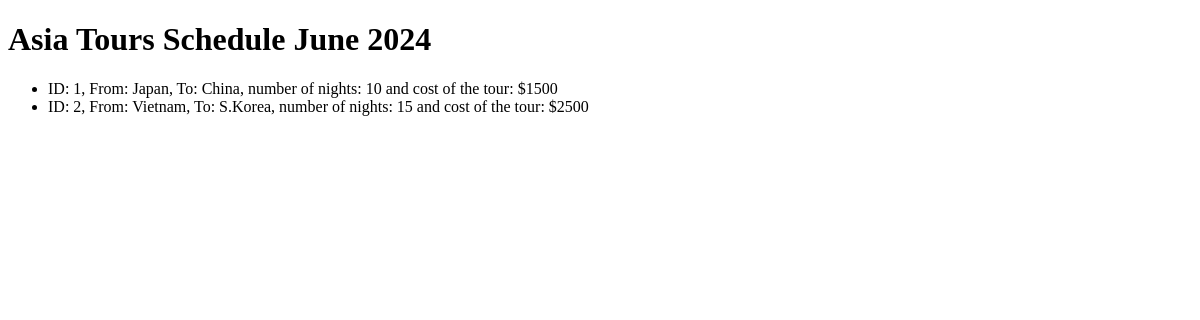
The app's page /, older data.
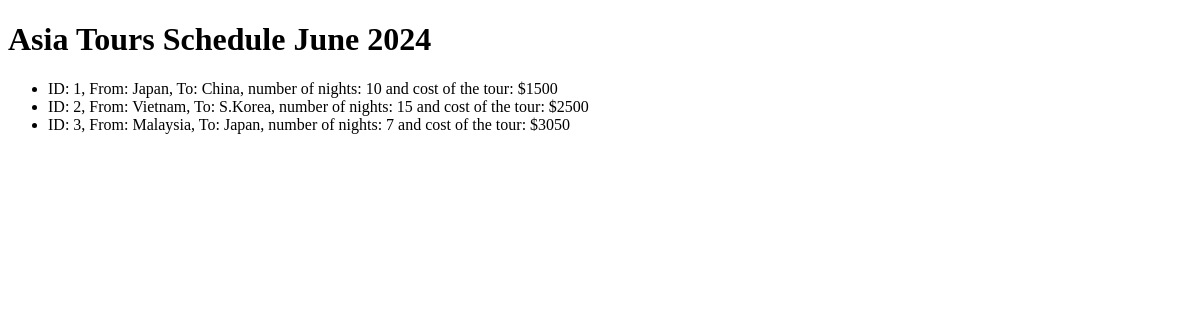
The same page, newer data.
### asiatoursagency/models.py (models this page shows)
class Tour(models.Model):
    origin_country = models.CharField(max_length=64)
    destination_country = models.CharField(max_length=64)
    number_of_nights = models.IntegerField()
    price = models.IntegerField()
    def __str__(self):
        return f"ID: {self.id}, From: {self.origin_country}, To: {self.destination_country}, number of nights: {self.number_of_nights} and cost of the tour: ${self.price}"

### asiatoursagency/views.py (the view)
# urls.py: path("", views.index, name="index"),
def index(request):
    tours = Tour.objects.all()
    context = {"tours": tours}
    return render(request, "tours/index.html", context)

### asiatoursagency/templates/tours/index.html (shortened to what this page needs)
<!DOCTYPE html>
<html lang="en">
  <head>
  </head>
  <body>
    <h1>Asia Tours Schedule June 2024</h1>
    <ul>
      {% for tour in tours %}
      <li>{{ tour }}</li>
      {% endfor %}
    </ul>
  </body>
</html>

Row changes from the older to the newer data that the page shows:
added Tour: id+origin_country+destination_country "ID: 3, From: Malaysia, To: Japan, number of nights: 7 and cost of the tour: $3050"
